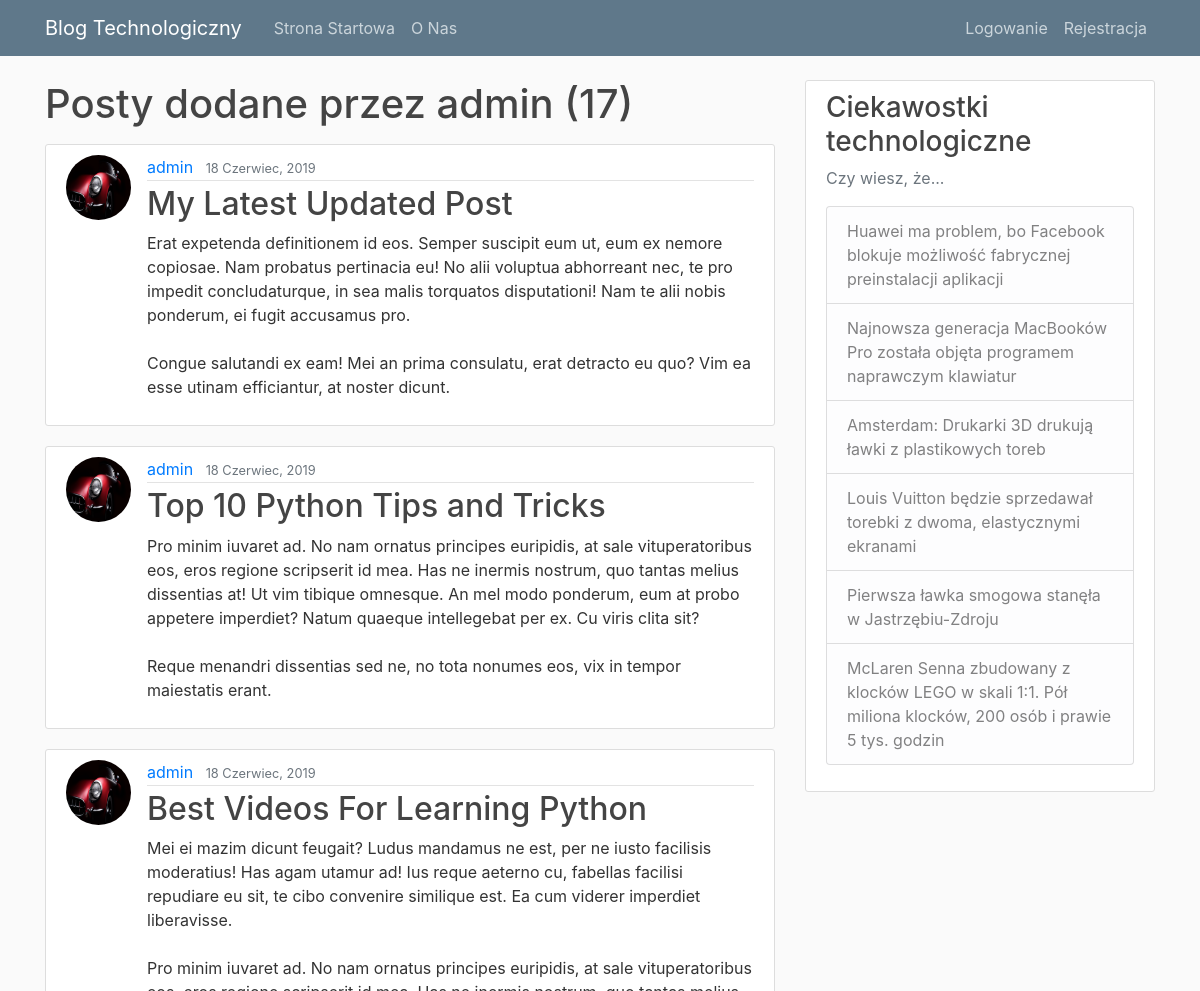
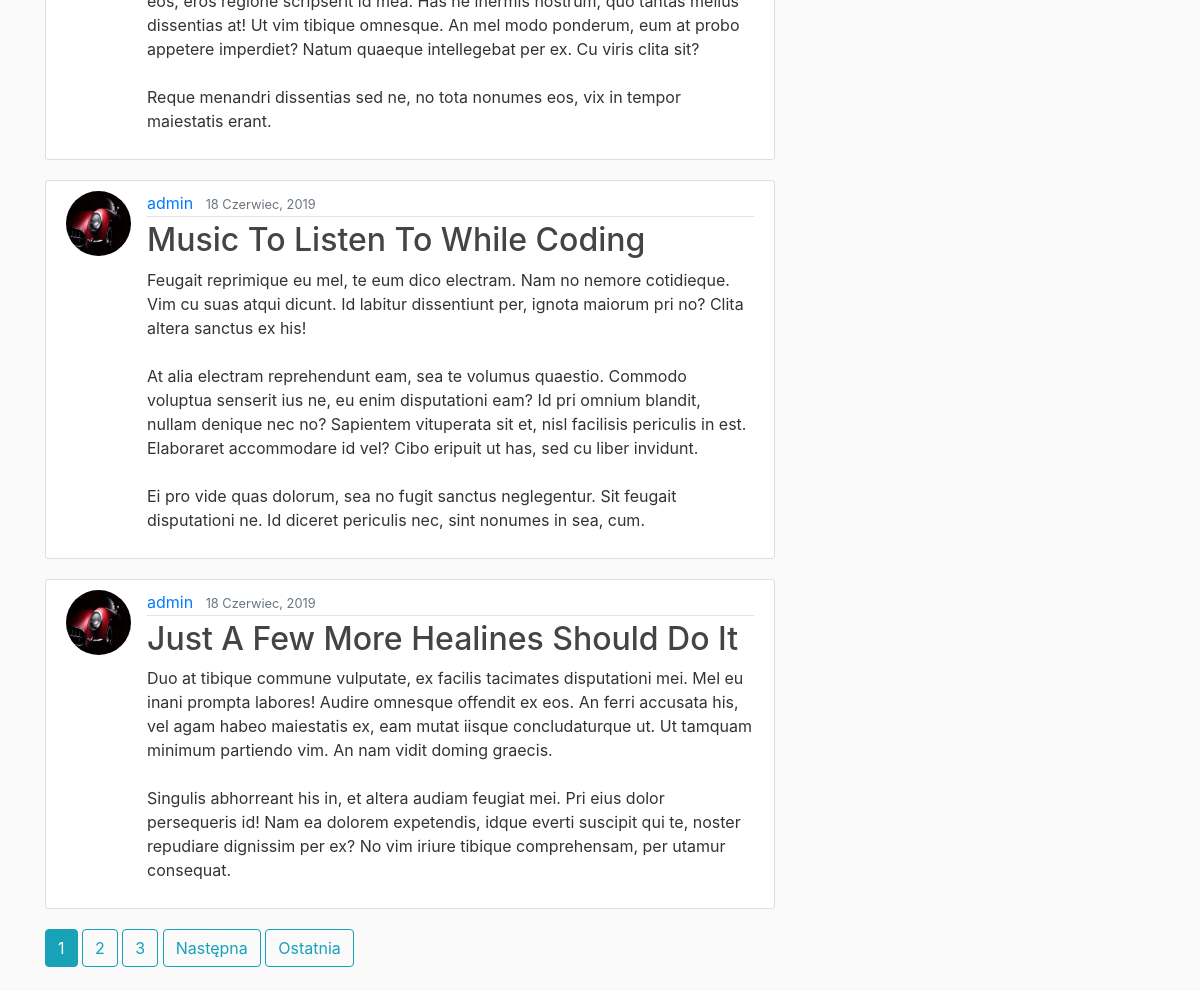
Screenshot of /user/admin with the database file from the repository (2 pictures, top to bottom).
### blog/models.py (models this page shows, shortened)
class Post(models.Model):
	title = models.CharField(max_length=100)
	content = models.TextField()
	date_posted = models.DateTimeField(default=timezone.now)
	author = models.ForeignKey(User, on_delete=models.CASCADE)

### users/models.py (models this page shows, shortened)
class Profile(models.Model):
	user = models.OneToOneField(User, on_delete=models.CASCADE)
	image = models.ImageField(default='default.jpg', upload_to='profile_pics')

### blog/views.py (the view)
# urls.py: path('user/<str:username>', UserPostListView.as_view(), name='user-posts'),
class UserPostListView(ListView):
	model = Post
	template_name = 'blog/user_posts.html'
	context_object_name = 'posts'
	paginate_by = 5
	def get_queryset(self):
		user = get_object_or_404(User, username=self.kwargs.get('username'))
		return Post.objects.filter(author=user).order_by('-date_posted')

### blog/templates/blog/user_posts.html (shortened to what this page needs)
{% extends "blog/base.html" %}
{% block content %}
  <h1 class="mb-3">Posty dodane przez {{ view.kwargs.username }} ({{ page_obj.paginator.count }})</h1>
	{% for post in posts %}
		<article class="media content-section">
      <img class="rounded-circle article-img" src="{{ post.author.profile.image.url }}">
  			<div class="media-body">
    			<div class="article-metadata">
      				<a class="mr-2" href="{% url 'user-posts' post.author.username %}">{{ post.author }}</a>
      				<small class="text-muted">{{ post.date_posted|date:"d F, Y" }}</small>
    			</div>
    			<h2><a class="article-title" href="{% url 'post-detail' post.id %}">{{ post.title }}</a></h2>
    			<p class="article-content">{{ post.content }}</p>
  			</div>
			</article>
	{% endfor %}
  {% if is_paginated %}
    {% for num in page_obj.paginator.page_range %}
      {% if page_obj.number == num %}
        <a class="btn btn-info mb-4" href="?page={{ num }}">{{ num }}</a>
      {% elif num > page_obj.number|add:'-3' and num < page_obj.number|add:'3' %}
        <a class="btn btn-outline-info mb-4" href="?page={{ num }}">{{ num }}</a>
      {% endif %}
    {% endfor %}
    {% if page_obj.has_next %}
      <a class="btn btn-outline-info mb-4" href="?page={{ page_obj.next_page_number }}">Następna</a>
      <a class="btn btn-outline-info mb-4" href="?page={{ page_obj.paginator.num_pages }}">Ostatnia</a>
    {% endif %}
  {% endif %}
{% endblock content %}

### blog/static/blog/main.css (style rules this page uses)
body { background: #fafafa; color: #333333; margin-top: 5rem; }
h1, h2, h3, h4, h5, h6 { color: #444444; }
.content-section { background: #ffffff; padding: 10px 20px; border: 1px solid #dddddd; border-radius: 3px; margin-bottom: 20px; }
.article-title { color: #444444; }
.article-content { white-space: pre-line; }
.article-img { height: 65px; width: 65px; margin-right: 16px; }
.article-metadata { padding-bottom: 1px; margin-bottom: 4px; border-bottom: 1px solid #e3e3e3 }

### rows the page displays
Post: author.profile.image (picture), author "admin", date_posted "18 Czerwiec, 2019", title "My Latest Updated Post", content "Erat expetenda definitionem id eos. Semper suscipit eum ut, eum ex nemore copiosae. Nam probatus pertinacia eu! No alii voluptua abhorreant nec, te pro impedit concludaturque, in sea malis torquatos disputationi! Nam te alii nobis ponderum, ei fugit accusamus pro. Congue salutandi ex eam! Mei an prima consulatu, erat detracto eu quo? Vim ea esse utinam efficiantur, at noster dicunt."
Post: author.profile.image (picture), author "admin", date_posted "18 Czerwiec, 2019", title "Top 10 Python Tips and Tricks", content "Pro minim iuvaret ad. No nam ornatus principes euripidis, at sale vituperatoribus eos, eros regione scripserit id mea. Has ne inermis nostrum, quo tantas melius dissentias at! Ut vim tibique omnesque. An mel modo ponderum, eum at probo appetere imperdiet? Natum quaeque intellegebat per ex. Cu viris clita sit? Reque menandri dissentias sed ne, no tota nonumes eos, vix in tempor maiestatis erant."
Post: author.profile.image (picture), author "admin", date_posted "18 Czerwiec, 2019", title "Best Videos For Learning Python", content "Mei ei mazim dicunt feugait? Ludus mandamus ne est, per ne iusto facilisis moderatius! Has agam utamur ad! Ius reque aeterno cu, fabellas facilisi repudiare eu sit, te cibo convenire similique est. Ea cum viderer imperdiet liberavisse. Pro minim iuvaret ad. No nam ornatus principes euripidis, at sale vituperatoribus eos, eros regione scripserit id mea. Has ne inermis nostrum, quo tantas melius dissentias at! Ut vim tibique omnesque. An mel modo ponderum, eum at probo appetere imperdiet? Natum quaeque intellegebat per ex. Cu viris clita sit? Reque menandri dissentias sed ne, no tota nonumes eos, vix in tempor maiestatis erant."
Post: author.profile.image (picture), author "admin", date_posted "18 Czerwiec, 2019", title "Music To Listen To While Coding", content "Feugait reprimique eu mel, te eum dico electram. Nam no nemore cotidieque. Vim cu suas atqui dicunt. Id labitur dissentiunt per, ignota maiorum pri no? Clita altera sanctus ex his! At alia electram reprehendunt eam, sea te volumus quaestio. Commodo voluptua senserit ius ne, eu enim disputationi eam? Id pri omnium blandit, nullam denique nec no? Sapientem vituperata sit et, nisl facilisis periculis in est. Elaboraret accommodare id vel? Cibo eripuit ut has, sed cu liber invidunt. Ei pro vide quas dolorum, sea no fugit sanctus neglegentur. Sit feugait disputationi ne. Id diceret periculis nec, sint nonumes in sea, cum."
Post: author.profile.image (picture), author "admin", date_posted "18 Czerwiec, 2019", title "Just A Few More Healines Should Do It", content "Duo at tibique commune vulputate, ex facilis tacimates disputationi mei. Mel eu inani prompta labores! Audire omnesque offendit ex eos. An ferri accusata his, vel agam habeo maiestatis ex, eam mutat iisque concludaturque ut. Ut tamquam minimum partiendo vim. An nam vidit doming graecis. Singulis abhorreant his in, et altera audiam feugiat mei. Pri eius dolor persequeris id! Nam ea dolorem expetendis, idque everti suscipit qui te, noster repudiare dignissim per ex? No vim iriure tibique comprehensam, per utamur consequat."

### other values shown
{{ view.kwargs.username }} "admin"
{{ page_obj.paginator.count }} "17"
{{ num }} "1"
{{ num }} "2" "3"
